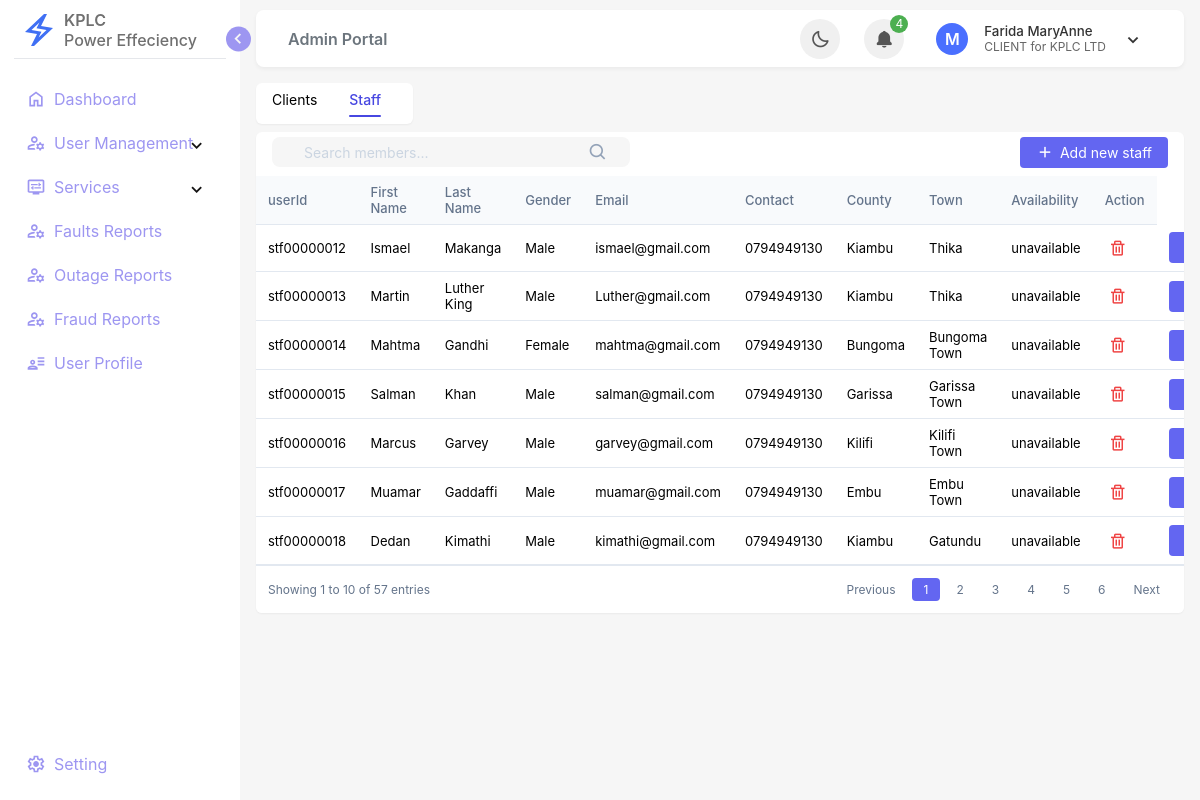
The page /admin/admin_staff_manager.php (signed in) on the database its author committed.
### tables this page shows
CREATE TABLE `users` (
  `seq_id` int(11) NOT NULL,
  `user_id` varchar(20) NOT NULL,
  `first_name` varchar(50) NOT NULL,
  `last_name` varchar(50) NOT NULL,
  `date_of_birth` date NOT NULL,
  `gender` enum('Male','Female','Other') NOT NULL,
  `email` varchar(100) NOT NULL,
  `mobile_number` varchar(15) NOT NULL,
  `national_id` varchar(20) NOT NULL,
  `county` varchar(50) NOT NULL,
  `town` varchar(50) NOT NULL,
  `connection_type` varchar(50) NOT NULL,
  `password_hash` varchar(255) NOT NULL,
  `role` enum('CLIENT','ADMIN','STAFF') NOT NULL DEFAULT 'CLIENT',
  `created_at` timestamp NOT NULL DEFAULT current_timestamp(),
  `updated_at` timestamp NOT NULL DEFAULT current_timestamp() ON UPDATE current_timestamp()
);

CREATE TABLE `staff_details` (
  `staff_id` varchar(20) NOT NULL,
  `availability` enum('available','unavailable') DEFAULT 'available'
);

### admin/admin_staff_manager.php (the view, shortened to what this page needs)
<?php
include('../config/config.php');
$user_id = $_SESSION['user_id'];
$query = "SELECT * FROM users WHERE user_id = ?";
$stmt = $mysqliObj->prepare($query);
$stmt->bind_param('s', $user_id);
$stmt->execute();
$result = $stmt->get_result();
$queryrow = "SELECT u.*, sd.availability
             FROM users u
             LEFT JOIN staff_details sd ON u.user_id = sd.staff_id
             WHERE u.role = ?
             ORDER BY u.user_id";
$stmt = $mysqliObj->prepare($queryrow);
$role = 'STAFF';
$stmt->bind_param('s', $role);
$stmt->execute();
$resultrow = $stmt->get_result();
while ($obj = $result->fetch_object()) {
?>
    <!DOCTYPE html>
    <html lang="en">
    <?php include("includes/head.php"); ?>
    <body>
        <?php include("includes/sidebar.php"); ?>
        <?php include("includes/topbar.php"); ?>
        <main class="main-section">
            <section class="main-section-wrapper">
                <div class="members">
                    <div class="members-tabs">
                        <a href="admin_user_manager.php" class="members-tab">Clients</a>
                        <a href="admin_staff_manager.php" class="members-tab active">Staff</a>
                    </div>
                </div>
                <div class="table-container">
                    <div class="member-management">
                        <div class="search-box">
                            <i class='bx bx-search'></i>
                            <input type="text" class="search-input" placeholder="Search members...">
                        </div>
                        <a href="admin_add_staff.php">
                            <button class="add-new-btn">
                                <i class='bx bx-plus'></i>
                                Add new staff
                            </button>
                        </a>
                    </div>
                    <table>
                        <thead>
                            <tr>
                                <th>userId</th>
                                <th>First Name</th>
                                <th>Last Name</th>
                                <th>Gender</th>
                                <th>Email</th>
                                <th>Contact</th>
                                <th>County </th>
                                <th>Town</th>
                                <th>Availability</th>
                                <th>Action</th>
                            </tr>
                        </thead>
                        <tbody>
                            <?php
                            if ($resultrow) {
                                while ($row = $resultrow->fetch_assoc()) {
                                    echo "
                                        <tr>
                                            <td>
                                                <div class='user-id'>" . htmlspecialchars($row['user_id']) . "</div>
                                            </td>
                                            <td>" . htmlspecialchars($row['first_name']) . "</td>
                                            <td>" . htmlspecialchars($row['last_name']) . "</td>
                                            <td>" . htmlspecialchars($row['gender']) . "</td>
                                            <td>" . htmlspecialchars($row['email']) . "</td>
                                            <td>" . htmlspecialchars($row['mobile_number']) . "</td>
                                            <td>" . htmlspecialchars($row['county']) . "</td>
                                            <td>" . htmlspecialchars($row['town']) . "</td>
                                            <td>" . htmlspecialchars($row['availability']) . "</td>
                                            <td>
                                                <div class='operations'>
                                                    <i class='bx bx-trash operation-icon delete' title='Delete' data-id='" . htmlspecialchars($row['user_id']) . "'></i>
                                                </div>
                                            </td>
                                             <td>
                                                 <button class='assign-btn'  data-id='" . htmlspecialchars($row['user_id']) . "'>Assign</button>
                                            </td>
                                        </tr>";
                                }
                            }
                            ?>
                        </tbody>
                    </table>
                    <div class="pagination">
                        <div class="pagination-info">
                            Showing 1 to 10 of 57 entries
                        </div>
                        <div class="pagination-controls">
                            <button class="page-btn">Previous</button>
                            <button class="page-btn active">1</button>
                            <button class="page-btn">2</button>
                            <button class="page-btn">3</button>
                            <button class="page-btn">4</button>
                            <button class="page-btn">5</button>
                            <button class="page-btn">6</button>
                            <button class="page-btn">Next</button>
                        </div>
                    </div>
                </div>
            </section>
        </main>
    </body>
    </html>
<?php
}
?>

### admin/includes/head.php (shortened to what this page needs)
<head>
    <link rel="stylesheet" href="../assets/css/main.css">
    <link href='https://unpkg.com/boxicons@2.1.4/css/boxicons.min.css' rel='stylesheet'>
</head>

### admin/includes/sidebar.php (shortened to what this page needs)
<aside class="sidebar">
    <header class="sidebar-header">
        <div class="logo-wrapper">
            <span class="image">
                <?php
                $base_url = '/KPLC_1/';
                ?>
                <img src="<?php echo $base_url; ?>assets/Images/logo.svg" alt="">
            </span>
            <div class="brand">
                <span class="name">KPLC</span>
                <span class="slogan">Power Effeciency</span>
            </div>
        </div>
        <button id="toggle-sidebar">
            <i class="bx bx-chevron-right toggle"></i>
        </button>
    </header>
    <nav class="sidebar-nav">
        <ul class="sidebar-top-menu">
            <li class="nav-item">
                <a href="../admin/admin_dashboard.php" class="nav-link">
                    <svg xmlns="http://www.w3.org/2000/svg" viewBox="0 -960 960 960">
                        <path
                            d="M240-200h120v-240h240v240h120v-360L480-740 240-560v360Zm-80 80v-480l320-240 320 240v480H520v-240h-80v240H160Zm320-350Z" />
                    </svg>
                    <span class="text">Dashboard</span>
                </a>
            </li>
            <li class="nav-item">
                <div class="drop-item">
                    <a href="connection_view.php" class="nav-link dropmenu-link">
                        <span class="text">User Management</span>
                    </a>
                    <button class="drop-submenu-button">
                        <i class="bx bx-chevron-right drop-submenu-icon"></i>
                    </button>
                </div>
            </li>
            <li class="nav-item">
                <div class="drop-item">
                    <a href="new_connection.php" class="nav-link dropmenu-link">
                        <span class="text">Services</span>
                    </a>
                    <button class="drop-submenu-button">
                        <i class="bx bx-chevron-right drop-submenu-icon"></i>
                    </button>
                </div>
            </li>
            <li class="nav-item">
                <div class="drop-item">
                    <a href="fault_history.php" class="nav-link dropmenu-link">
                        <span class="text">Faults Reports</span>
                    </a>
                </div>
            </li>
            <li class="nav-item">
                <div class="drop-item">
                    <a href="outage_history.php" class="nav-link dropmenu-link">
                        <span class="text">Outage Reports</span>
                    </a>
                </div>
            </li>
            <li class="nav-item">
                <div class="drop-item">
                    <a href="fraud_history.php" class="nav-link dropmenu-link">
                        <span class="text">Fraud Reports</span>
                    </a>
                </div>
            </li>
            <li class="nav-item">
                <a href="profile_details.php" class="nav-link">
                    <span class="text">User Profile</span>
                </a>
            </li>
        </ul>
        <ul class="sidebar-bottom-menu">
            <li class="nav-item">
                <a href="" class="nav-link">
                    <span class="text">Setting</span>
                </a>
            </li>
        </ul>
    </nav>
</aside>

### admin/includes/topbar.php (shortened to what this page needs)
<header class="top-bar">
    <ol class="breadcrumb">
        <li class="breadcrumb-item active" aria-current="page"><a href="">Admin Portal</a></li>
    </ol>
    <nav class="top-bar-nav">
        <button type="button" class="theme-toggle-btn" aria-label="Toggle theme">
            <i id="lights" class="bx bx-moon"></i>
        </button>
        <div class="notifications">
            <button class="notification-btn" aria-label="View notifications" type="button">
                <i class="bx bxs-bell"></i>
                <span class="badge">4</span>
            </button>
        </div>
        <div class="user-profile">
            <button type="button" class="user-profile-btn">
                <span class="avatar">M</span>
                <div class="user-info">
                    <span><?php echo $obj->first_name, ' ',  $obj->last_name; ?></span>
                    <span><?php echo $obj->role, ' '; ?> for KPLC LTD</span>
                </div>
                <i class="bx bx-chevron-down"></i>
            </button>
        </div>
    </nav>
</header>

### rows shown on the page
users: first_name "Farida", last_name "MaryAnne", role "CLIENT"
staff_details: users.user_id "stf00000012", users.first_name "Ismael", users.last_name "Makanga", users.gender "Male", users.email "ismael@gmail.com", users.mobile_number "0794949130", users.county "Kiambu", users.town "Thika", availability "unavailable"
staff_details: users.user_id "stf00000013", users.first_name "Martin", users.last_name "Luther King", users.gender "Male", users.email "Luther@gmail.com", users.mobile_number "0794949130", users.county "Kiambu", users.town "Thika", availability "unavailable"
staff_details: users.user_id "stf00000014", users.first_name "Mahtma", users.last_name "Gandhi", users.gender "Female", users.email "mahtma@gmail.com", users.mobile_number "0794949130", users.county "Bungoma", users.town "Bungoma Town", availability "unavailable"
staff_details: users.user_id "stf00000015", users.first_name "Salman", users.last_name "Khan", users.gender "Male", users.email "salman@gmail.com", users.mobile_number "0794949130", users.county "Garissa", users.town "Garissa Town", availability "unavailable"
staff_details: users.user_id "stf00000016", users.first_name "Marcus", users.last_name "Garvey", users.gender "Male", users.email "garvey@gmail.com", users.mobile_number "0794949130", users.county "Kilifi", users.town "Kilifi Town", availability "unavailable"
staff_details: users.user_id "stf00000017", users.first_name "Muamar", users.last_name "Gaddaffi", users.gender "Male", users.email "muamar@gmail.com", users.mobile_number "0794949130", users.county "Embu", users.town "Embu Town", availability "unavailable"
staff_details: users.user_id "stf00000018", users.first_name "Dedan", users.last_name "Kimathi", users.gender "Male", users.email "kimathi@gmail.com", users.mobile_number "0794949130", users.county "Kiambu", users.town "Gatundu", availability "unavailable"
